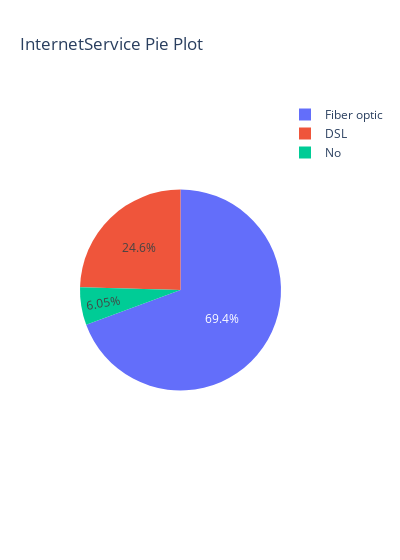

Notebook source saved alongside this figure:
### Code cell
pie(churn,'InternetService')

### Figure 1 — Plotly figure (JSON) as saved in the notebook; plotly's stock layout.template omitted (floating-point values rounded to 4 significant figures)
{"data": [{"domain": {"x": [0.0, 1.0], "y": [0.0, 1.0]}, "hovertemplate": "index=%{label}<br>value=%{value}<extra></extra>", "labels": ["Fiber optic", "DSL", "No"], "legendgroup": "", "name": "", "showlegend": true, "type": "pie", "values": [1297, 459, 113]}], "layout": {"legend": {"tracegroupgap": 0}, "title": {"text": "InternetService Pie Plot"}, "width": 400}}
